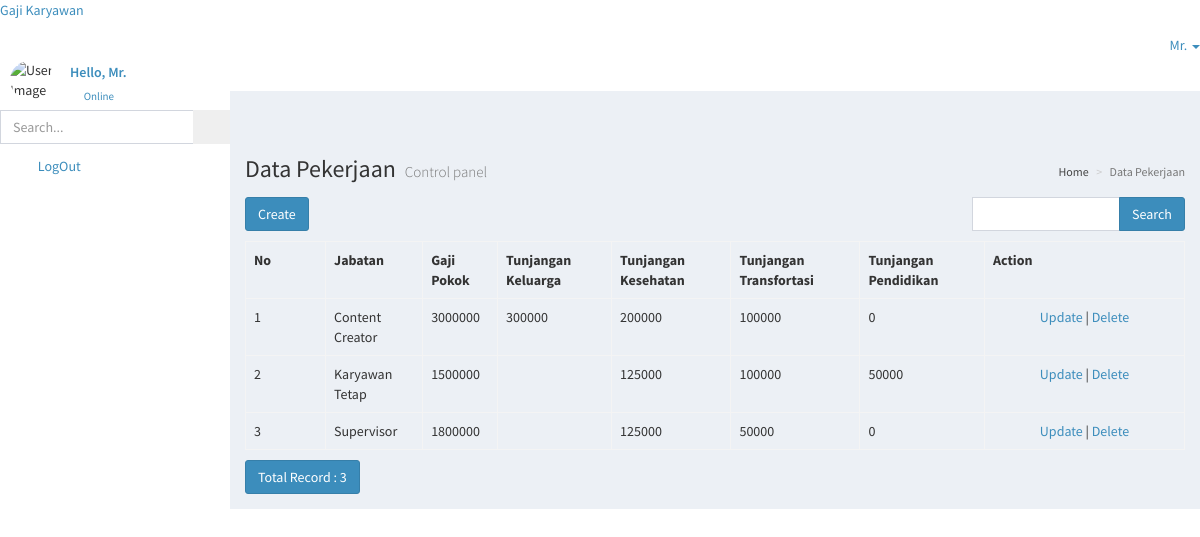
The page /index.php/pekerjaan on the database its author committed.
### tables this page shows
CREATE TABLE `pekerjaan` (
  `id_pekerjaan` int(11) NOT NULL,
  `pekerjaan` varchar(30) DEFAULT NULL,
  `gapok` int(11) DEFAULT NULL,
  `tukes` int(11) DEFAULT NULL,
  `tutra` int(11) DEFAULT NULL,
  `tupen` int(11) DEFAULT NULL,
  `tukel` int(11) DEFAULT NULL
);

### application/controllers/Pekerjaan.php (called while the page is built, shortened)
<?php
class Pekerjaan extends CI_Controller
{
    function __construct()
    {
        $this->load->model('Pekerjaan_model');
        $this->load->library('form_validation');
    }
    public function index()
    {
        $q = urldecode($this->input->get('q', TRUE));
        $start = intval($this->input->get('start'));
        if ($q <> '') {
            $config['base_url'] = base_url() . 'pekerjaan/index.html?q=' . urlencode($q);
            $config['first_url'] = base_url() . 'pekerjaan/index.html?q=' . urlencode($q);
        } else {
            $config['base_url'] = base_url() . 'pekerjaan/index.html';
            $config['first_url'] = base_url() . 'pekerjaan/index.html';
        }
        $config['per_page'] = 10;
        $config['page_query_string'] = TRUE;
        $config['total_rows'] = $this->Pekerjaan_model->total_rows($q);
        $pekerjaan = $this->Pekerjaan_model->get_limit_data($config['per_page'], $start, $q);
        $this->load->library('pagination');
        $this->pagination->initialize($config);
        $data = array(
            'pekerjaan_data' => $pekerjaan,
            'q' => $q,
            'pagination' => $this->pagination->create_links(),
            'total_rows' => $config['total_rows'],
            'start' => $start,
            'konten' => 'pekerjaan/pekerjaan_list',
            'judul' => 'Data Pekerjaan',
        );
        $this->load->view('v_index', $data);
    }
}

### index.php (called while the page is built, shortened)
<?php
require_once BASEPATH.'core/CodeIgniter.php';

### application/config/config.php (called while the page is built, shortened)
<?php
$config['base_url'] = ((isset($_SERVER['HTTPS']) && $_SERVER['HTTPS'] == "on") ? "https" : "http");
$config['base_url'] .= "://".$_SERVER['HTTP_HOST'];
$config['base_url'] .= str_replace(basename($_SERVER['SCRIPT_NAME']),"",$_SERVER['SCRIPT_NAME']);
$config['index_page'] = '';
$config['uri_protocol']	= 'REQUEST_URI';
$config['url_suffix'] = '';
$config['language']	= 'english';
$config['charset'] = 'UTF-8';
$config['enable_hooks'] = FALSE;
$config['subclass_prefix'] = 'MY_';
$config['composer_autoload'] = FALSE;
$config['permitted_uri_chars'] = 'a-z 0-9~%.:_\-';
$config['enable_query_strings'] = FALSE;
$config['controller_trigger'] = 'c';
$config['function_trigger'] = 'm';
$config['directory_trigger'] = 'd';
$config['allow_get_array'] = TRUE;
$config['log_threshold'] = 0;
$config['log_path'] = '';
$config['log_file_extension'] = '';
$config['log_file_permissions'] = 0644;
$config['log_date_format'] = 'Y-m-d H:i:s';
$config['error_views_path'] = '';
$config['cache_path'] = '';
$config['cache_query_string'] = FALSE;
$config['encryption_key'] = '';
$config['sess_driver'] = 'files';
$config['sess_cookie_name'] = 'ci_session';
$config['sess_expiration'] = 7200;
$config['sess_save_path'] = NULL;
$config['sess_match_ip'] = FALSE;
$config['sess_time_to_update'] = 300;
$config['sess_regenerate_destroy'] = FALSE;
$config['cookie_prefix']	= '';
$config['cookie_domain']	= '';
$config['cookie_path']		= '/';
$config['cookie_secure']	= FALSE;
$config['cookie_httponly'] 	= FALSE;
$config['standardize_newlines'] = FALSE;
$config['global_xss_filtering'] = FALSE;
$config['csrf_protection'] = FALSE;
$config['csrf_token_name'] = 'csrf_test_name';
$config['csrf_cookie_name'] = 'csrf_cookie_name';
$config['csrf_expire'] = 7200;
$config['csrf_regenerate'] = TRUE;
$config['csrf_exclude_uris'] = array();
$config['compress_output'] = FALSE;
$config['time_reference'] = 'local';
$config['rewrite_short_tags'] = FALSE;
$config['proxy_ips'] = '';

### application/config/ion_auth.php (called while the page is built, shortened)
<?php
$config['database_group_name'] = '';
$config['tables']['users']           = 'users';
$config['tables']['groups']          = 'groups';
$config['tables']['users_groups']    = 'users_groups';
$config['tables']['login_attempts']  = 'login_attempts';
$config['join']['users']  = 'user_id';
$config['join']['groups'] = 'group_id';
$config['hash_method']				= 'bcrypt';
$config['bcrypt_default_cost']		= 10;
$config['bcrypt_admin_cost']		= 12;

### application/models/Pekerjaan_model.php (called while the page is built, shortened)
<?php
class Pekerjaan_model extends CI_Model
{
    public $table = 'pekerjaan';
    public $id = 'id_pekerjaan';
    public $order = 'DESC';
    function total_rows($q = NULL) {
        $this->db->like('id_pekerjaan', $q);
	$this->db->or_like('pekerjaan', $q);
	$this->db->or_like('gapok', $q);
	$this->db->or_like('tukes', $q);
	$this->db->or_like('tutra', $q);
	$this->db->or_like('tupen', $q);
	$this->db->from($this->table);
        return $this->db->count_all_results();
    }
    function get_limit_data($limit, $start = 0, $q = NULL) {
        $this->db->order_by($this->id, $this->order);
        $this->db->like('id_pekerjaan', $q);
	$this->db->or_like('pekerjaan', $q);
	$this->db->or_like('gapok', $q);
	$this->db->or_like('tukes', $q);
	$this->db->or_like('tutra', $q);
	$this->db->or_like('tupen', $q);
	$this->db->limit($limit, $start);
        return $this->db->get($this->table);
    }
}

### application/views/pekerjaan/pekerjaan_list.php (the view, shortened to what this page needs)
<div class="row" style="margin-bottom: 10px">
            <div class="col-md-4">
                <?php echo anchor(site_url('pekerjaan/create'),'Create', 'class="btn btn-primary"'); ?>
            </div>
            <div class="col-md-4 text-center">
            </div>
            <div class="col-md-1 text-right">
            </div>
            <div class="col-md-3 text-right">
                <form action="<?php echo site_url('pekerjaan/index'); ?>" class="form-inline" method="get">
                    <div class="input-group">
                        <input type="text" class="form-control" name="q" value="<?php echo $q; ?>">
                        <span class="input-group-btn">
                          <button class="btn btn-primary" type="submit">Search</button>
                        </span>
                    </div>
                </form>
            </div>
        </div>
        <table class="table table-bordered" style="margin-bottom: 10px">
            <tr>
                <th>No</th>
        <th>Jabatan</th>
        <th>Gaji Pokok</th>
        <th>Tunjangan Keluarga</th>
        <th>Tunjangan Kesehatan</th>
        <th>Tunjangan Transfortasi</th>
        <th>Tunjangan Pendidikan</th>
        <th>Action</th>
            </tr><?php
            if ($pekerjaan_data->num_rows() > 0) {
            foreach ($pekerjaan_data->result() as $pekerjaan)
            {
                ?>
                <tr>
            <td width="80px"><?php echo ++$start ?></td>
            <td><?php echo $pekerjaan->pekerjaan ?></td>
            <td><?php echo $pekerjaan->gapok ?></td>
            <td><?php echo $pekerjaan->tukel ?></td>
            <td><?php echo $pekerjaan->tukes ?></td>
            <td><?php echo $pekerjaan->tutra ?></td>
            <td><?php echo $pekerjaan->tupen ?></td>
            <td style="text-align:center" width="200px">
                <?php
                echo anchor(site_url('pekerjaan/update/'.$pekerjaan->id_pekerjaan),'Update');
                echo ' | ';
                echo anchor(site_url('pekerjaan/delete/'.$pekerjaan->id_pekerjaan),'Delete','onclick="javasciprt: return confirm(\'Are You Sure ?\')"');
                ?>
            </td>
        </tr>
                <?php
            }
            } else {
                ?>
                <tr>
                    <th colspan="8"><center>DATA TIDAK DI TEMUKAN</center></th>
                </tr>
                <?php
            }
            ?>
        </table>
        <div class="row">
            <div class="col-md-6">
                <a href="#" class="btn btn-primary">Total Record : <?php echo $total_rows ?></a>
        </div>
            <div class="col-md-6 text-right">
            </div>
        </div>

### rows shown on the page
pekerjaan: pekerjaan "Content Creator", gapok "3000000", tukel "300000", tukes "200000", tutra "100000", tupen "0", id_pekerjaan "Update", id_pekerjaan "Delete"
pekerjaan: pekerjaan "Karyawan Tetap", gapok "1500000", tukes "125000", tutra "100000", tupen "50000", id_pekerjaan "Update", id_pekerjaan "Delete"
pekerjaan: pekerjaan "Supervisor", gapok "1800000", tukes "125000", tutra "50000", tupen "0", id_pekerjaan "Update", id_pekerjaan "Delete"

### other values the page prints
$judul "Data Pekerjaan"
$total_rows "3"
